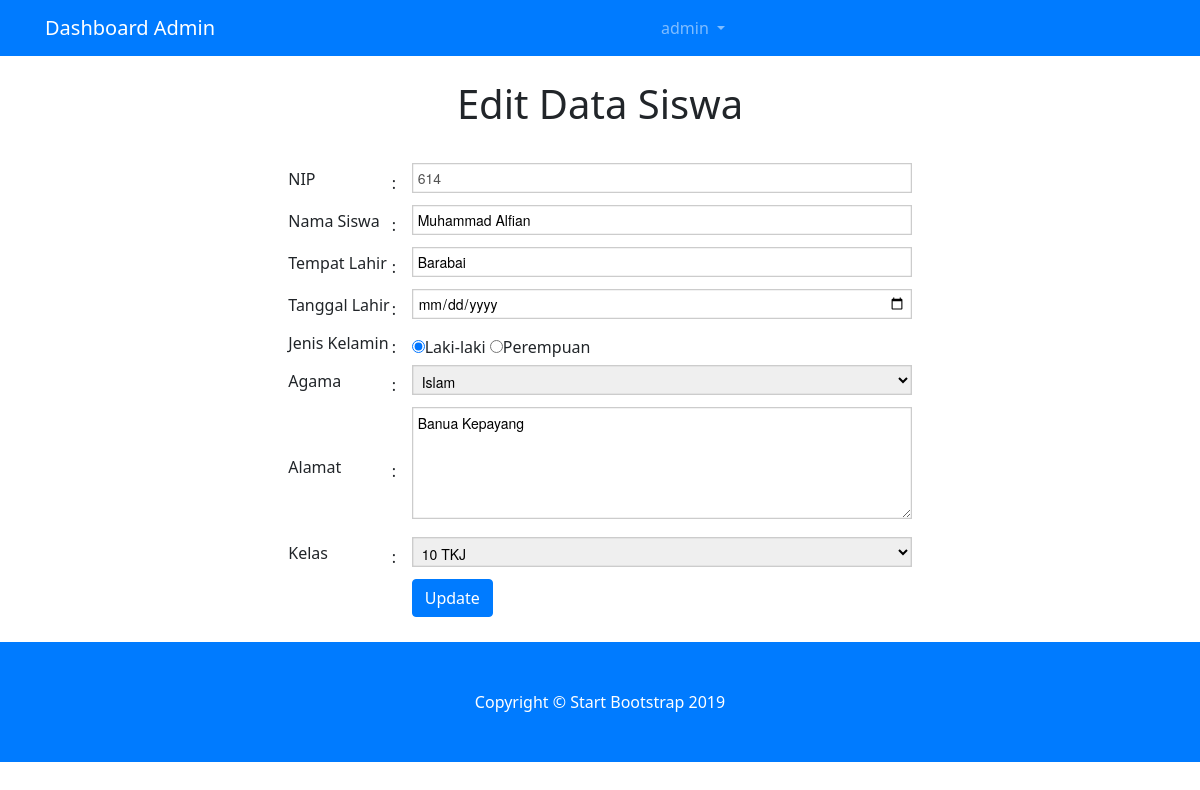
Page /dashboard/siswa/siswa_edit.php?nis=614 (signed in) on the earlier database version.
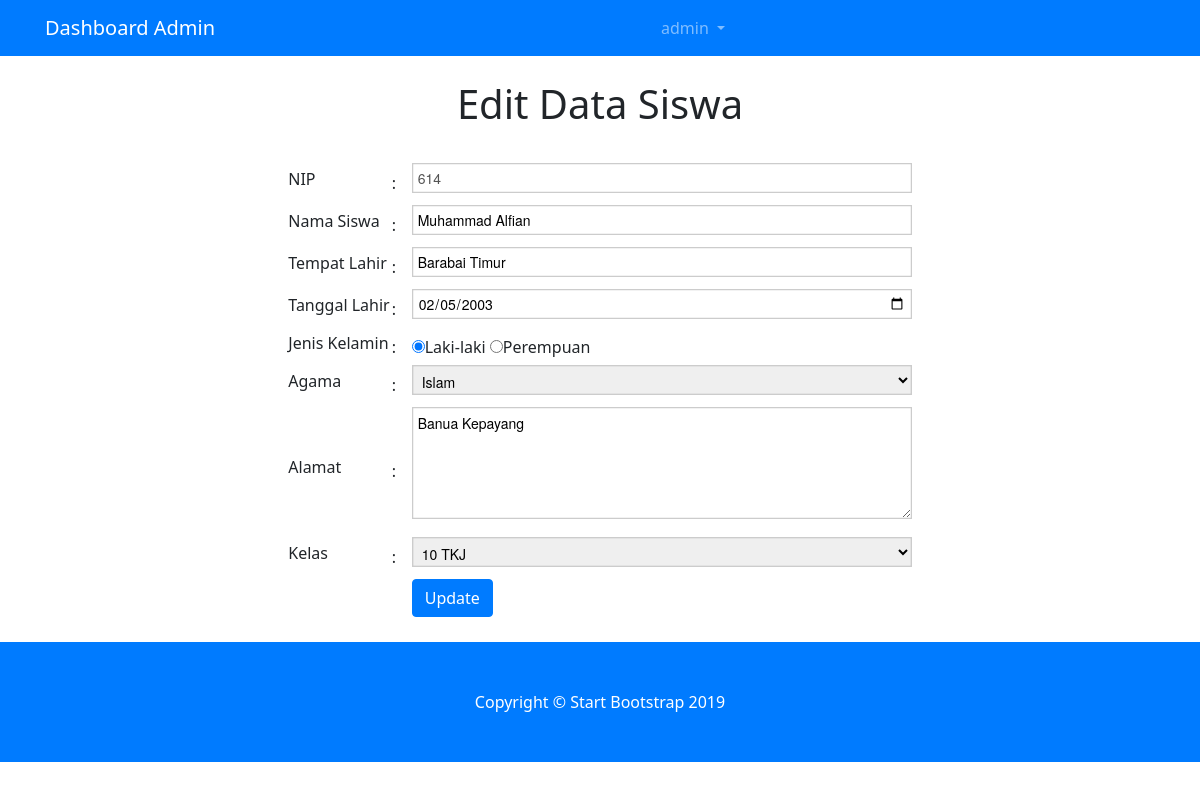
Same page on the later database version.
### tables this page shows
CREATE TABLE `siswa` (
  `nis` int(11) NOT NULL,
  `nama` varchar(100) NOT NULL,
  `alamat` varchar(100) NOT NULL,
  `gender` char(1) NOT NULL,
  `tglLahir` date NOT NULL,
  `tempatLahir` varchar(100) NOT NULL,
  `idKelas` int(11) DEFAULT NULL,
  `pass` int(11) DEFAULT NULL,
  `agama` varchar(100) DEFAULT NULL,
  `pathImg` varchar(100) DEFAULT NULL
);

### dashboard/siswa/siswa_edit.php (the view, shortened to what this page needs)
<?php
include '../layout/header.php';
if (empty($_SESSION['username']) AND empty($_SESSION['passuser'])) {
	echo "<center>Untuk mengakses halaman ini, Anda harus login <br>";
	echo "<a href=index.php><b>LOGIN</b></a></center>";
}
else{
	?>
	<br>
	<form action="siswa_aksi_edit.php" method="post" enctype="multipart/form-data">
			<?php
			$nis=$_GET['nis'];
			$query=mysql_query("SELECT siswa.nama,nis,alamat,gender,tglLahir,tempatLahir,agama, idKelas as kelas FROM siswa where nis='$nis'");
			?>
			<h1 align="center">Edit Data Siswa</h1>
			<br>
			<table border="0">
				<?php
				while($row=mysql_fetch_array($query)){
					$jenis_kelamin=$row['gender'];
					$agama=$row['agama'];
					$kelas=$row['kelas'];
					?>
					<tr>
						<td><input type="hidden" name="nis" value="<?php echo $row['nis'];?>" /></td>
					</tr>
					<tr>
						<td><label for="nip">NIP</label></td>
						<td width="20px"> : </td>
						<td><input type="text" name="nis" id="nis" class="input1" placeholder="nis"  disabled="disabled" value="<?php echo $row['nis'];?>" required /></td>
					</tr>
					<tr>
						<td><label for="nama_siswa">Nama Siswa</label></td>
						<td> : </td>
						<td><input type="text" name="nama" id="nama_siswa" class="input1" placeholder="nama siswa" value="<?php echo $row['nama'];?>" required /></td>
					</tr>
					<tr>
						<td><label for="tempat_lahir">Tempat Lahir</label></td>
						<td> : </td>
						<td><input type="text" name="tempatLahir" id="tempat_lahir" class="input1" placeholder="tempat lahir" value="<?php echo $row['tempatLahir'];?>" required /></td>
					</tr>
					<td><label for="tanggal_lahir">Tanggal Lahir</label></td>
					<td> : </td>
					<td><input type="date" name="tglLahir" id="tanggal_lahir" class="input1" placeholder="tanggal lahir" value="<?php echo $row['tglLahir'];?>" required /></td>
				<tr>
					<td><label for="gender">Jenis Kelamin</label></td>
					<td> : </td>
					<td>
						<input type="radio" name="gender" value="L" id="jenis_kelamin" <?php if($jenis_kelamin=="L"){echo "checked=\"checked\"";}?><label class="" for="">Laki-laki </label>
						<input type="radio" name="gender" value="P" id="jenis_kelamin" <?php if($jenis_kelamin=="P"){echo "checked=\"checked\"";}?><label class="" for="">Perempuan </label>
					</td>
				</tr>
				<tr>
					<td><label for="agama">Agama</label></td>
					<td> : </td>
					<td>
						<select name="agama" class="input5" required>
							<option value="" selected="selected">--Pilih Agama
								<option value="Islam"<?php if ($agama=="Islam") { echo "selected=\"selected\""; } ?>>Islam</option>
							</select>
						</td>
					</tr>
					<tr>
						<td><label for="alamat">Alamat</label></td>
						<td>:</td>
						<td><textarea name="alamat" id="alamat" class="input2" rows="5" cols="30" placeholder="alamat" required><?php echo $row['alamat'];?></textarea></td>
					</tr>
					<tr>
						<td><label for="kelas">Kelas</label></td>
						<td> : </td>
						<td>
							<select name="kelas" class="input5" required>
								<option value="" selected="selected">--Pilih Kelas
									<option value="1"<?php if ($kelas=="1") { echo "selected=\"selected\""; } ?>>10 TKJ</option>
								</select>
							</td>
						</tr>
						<td></td>
						<td></td>
						<td><input type="submit" class="btn btn-primary" value="Update" /></td>
				<?php } ?>
			</table>
		</form>
		<br>
<?php }
include '../layout/footer.php';
?>

### dashboard/layout/header.php (shortened to what this page needs)
<!DOCTYPE html>
<html lang="en">
<head>
  <link rel="stylesheet" href="css/guru.css">
  <link href="vendor/bootstrap/css/bootstrap.min.css" rel="stylesheet">
  <link href="css/heroic-features.css" rel="stylesheet">
</head>
<body>
  <nav class="navbar navbar-expand-lg navbar-dark bg-primary fixed-top">
    <div class="container">
      <a class="navbar-brand" href="index.php">Dashboard Admin</a>
      <?php
      if (isset($_SESSION['username'])) {
        ?>
        <div class="collapse navbar-collapse" id="navbarResponsive">
          <ul class="navbar-nav ml-auto">
            <?php
            if (isset($_SESSION['username'])) {
              ?>
              <li class="nav-item dropdown">
                <a class="nav-link dropdown-toggle" href="#" id="navbardropdown" role="button" data-toggle="dropdown" aria-haspopup="true" aria-expanded="false">
                  <?php echo $_SESSION['username'];
                }
                ?>
              </a>
              </li>
            </ul>
          </div>
        <?php } ?>
      </div>
    </nav>

### dashboard/layout/footer.php (shortened to what this page needs)
  <footer class="py-5 bg-primary">
    <div class="container">
      <p class="m-0 text-center text-white">Copyright &copy; Start Bootstrap 2019</p>
    </div>
  </footer>
</body>
</html>

### dashboard/siswa/css/guru.css (style rules this page uses)
* { margin: 0 auto; font-family: Segoe UI; box-sizing: border-box; }
.input1 { width: 500px; height: 30px; padding: 5px 5px; margin-bottom: 10px; font: 14px 'Helvetica Neue', Helvetica, Arial, sans-serif; outline: none; background-color: #fff; border: 1px solid #ccc; position: relative; -moz-box-shadow: inset 0 0 1px rgba(0, 0, 0, 0.5), 0 0 2px rgba(255, 255, 255, 0.7); -webkit-box-shadow: inset 0 0 1px rgba(0, 0, 0, 0.5), 0 0 2px rgba(255, 255, 255, 0.7); box-shadow: inset 0 0 1px rgba(0, 0, 0, 0.5), 0 0 2px rgba(255, 255, 255, 0.7); -moz-transition: all 0.4s ease-in-out; -webkit-transition: all 0.4s ease-in-out; -o-transition: all 0.4s ease-in-out; -ms-transition: all 0.4s ease-in-out; transition: all 0.4s ease-in-out; behavior: url(PIE.htc); }
.input2 { width: 500px; font: 14px 'Helvetica Neue', Helvetica, Arial, sans-serif; padding: 5px 5px; margin-bottom: 10px; border: 1px solid #ccc; -moz-box-shadow: inset 0 0 1px rgba(0, 0, 0, 0.5), 0 0 2px rgba(255, 255, 255, 0.7); -webkit-box-shadow: inset 0 0 1px rgba(0, 0, 0, 0.5), 0 0 2px rgba(255, 255, 255, 0.7); box-shadow: inset 0 0 1px rgba(0, 0, 0, 0.5), 0 0 2px rgba(255, 255, 255, 0.7); -moz-transition: all 0.4s ease-in-out; -webkit-transition: all 0.4s ease-in-out; -o-transition: all 0.4s ease-in-out; -ms-transition: all 0.4s ease-in-out; transition: all 0.4s ease-in-out; behavior: url(PIE.htc); }
.input5 { width: 500px; height: 30px; padding: 5px 5px; margin-bottom: 10px; font: 14px 'Helvetica Neue', Helvetica, Arial, sans-serif; border: 1px solid #ccc; position: relative; -moz-box-shadow: inset 0 0 1px rgba(0, 0, 0, 0.5), 0 0 2px rgba(255, 255, 255, 0.7); -webkit-box-shadow: inset 0 0 1px rgba(0, 0, 0, 0.5), 0 0 2px rgba(255, 255, 255, 0.7); box-shadow: inset 0 0 1px rgba(0, 0, 0, 0.5), 0 0 2px rgba(255, 255, 255, 0.7); -moz-transition: all 0.4s ease-in-out; -webkit-transition: all 0.4s ease-in-out; -o-transition: all 0.4s ease-in-out; -ms-transition: all 0.4s ease-in-out; transition: all 0.4s ease-in-out; behavior: url(PIE.htc); }

### dashboard/siswa/css/heroic-features.css (style rules this page uses)
body { padding-top: 56px; }

Differences in the rows shown:
changed siswa "Muhammad Alfian": tempatLahir "Barabai" → "Barabai Timur"; tglLahir (not shown) → "02/05/2003"
